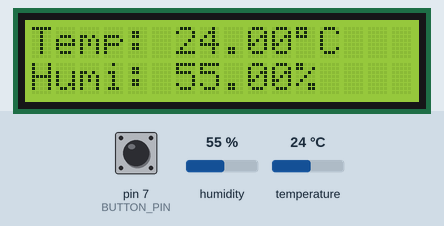
A sketch run on a simulated Arduino Uno, built with avr-gcc and run on an emulated ATmega328P. On the bench: 16×2 character LCD. Inputs (shaded band) come from the test bench; at power-on: pin 7 (BUTTON_PIN) HIGH, humidity 55 %, temperature 24 °C.

Above: at 1.2 s.
1.3 s: pin 7 (BUTTON_PIN) pulled LOW for 0.65 s
At 3.3 s:
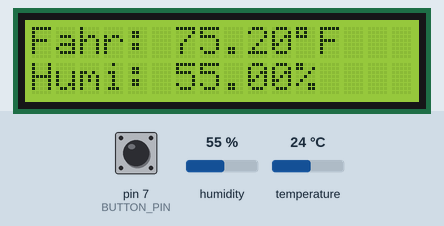
3.7 s: humidity set to 22 %
At 6.0 s:
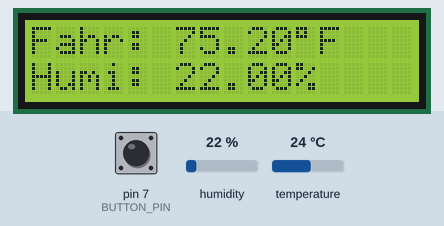
6.3 s: temperature set to 12 °C
At 7.9 s:
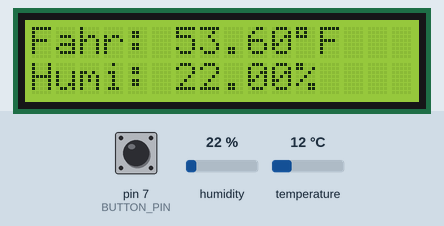
8.5 s: pin 7 (BUTTON_PIN) pulled LOW for 1 s
At 9.7 s:
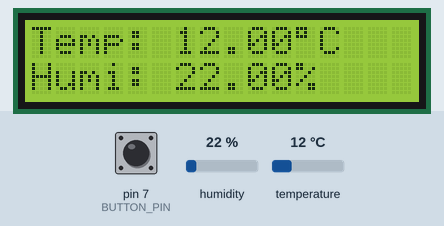
11.0 s: humidity set to 40 %
At 12.5 s:
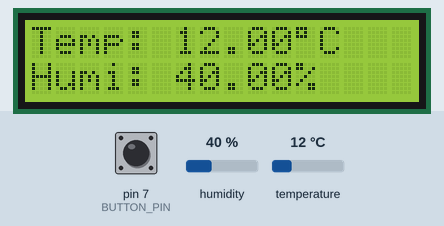
12.8 s: temperature set to 19 °C
At 14.3 s:
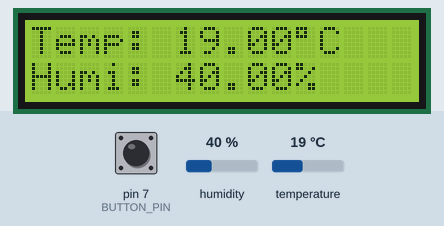
Timing chart, 0 to 15.8 s (numbered marks = the images above; inputs shaded):
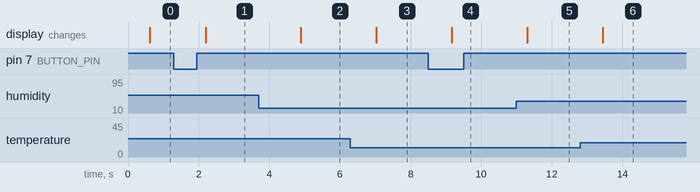

The sketch:

Chapter_5_Button_Control_LCD1602_Temperatue.ino
```cpp
#include <LiquidCrystal_I2C.h>
#include "DHT.h"
#define DHT11_PIN 2        // Define the pin used to connect the sensor
#define DHTTYPE DHT11      // Define the type of the sensor
const int BUTTON_PIN = 7;  // the number of the pushbutton pin

LiquidCrystal_I2C lcd(0x27, 16, 2);  // I2C address 0x27, 16 column and 2 rows
DHT dht11(DHT11_PIN, DHT11);         // Create a DHT object

int lastButtonState = 0;     // the previous state of button
int currentButtonState = 0;  // the current state of button
int state = 0;

void setup() {
  dht11.begin();                      // initialize the sensor
  pinMode(BUTTON_PIN, INPUT_PULLUP);  // set arduino pin to input pull-up mode
  lcd.init();       // initialize the lcd
  lcd.clear();      // clear the LCD display
  lcd.backlight();  // Make sure backlight is on
  currentButtonState = digitalRead(BUTTON_PIN);
}

void loop() {
  delay(500);                 //Refresh the temperature and humidity data every 0.5s
  lastButtonState = currentButtonState;          // save the last state
  currentButtonState = digitalRead(BUTTON_PIN);  // read new state

  // read humidity
  float humi = dht11.readHumidity();
  // read temperature as Celsius
  float tempC = dht11.readTemperature();
  // read temperature as Fahrenheit
  float tempF = dht11.readTemperature(true);

  if (isnan(humi) || isnan(tempC) || isnan(tempF)) {
    lcd.setCursor(0, 0);  //put "Failed" in LCD1602 (0,0)
    lcd.print("Failed");
  }
  if (state == 0) {
      display_tempC(tempC, humi);    //display temperature and humidity
    } else {
      display_tempF(tempF, humi);   //display Fahrenheit temperature and humidity
    }
  if (currentButtonState == 0 && lastButtonState == 1) {     //when the button is pushed
    state = !state;                       //change state and display another temperature
  }
}

void display_tempF(float temp, float humi) {
  lcd.clear();          //clear the last display, and update the LCDdisplay
  lcd.setCursor(0, 0);  // start to print at the first row
  lcd.print("Fahr: ");
  lcd.print(temp);       // print the Fahrenheit temperature °F
  lcd.print((char)223);  // print ° character
  lcd.print("F");

  lcd.setCursor(0, 1);  // start to print at the second row
  lcd.print("Humi: ");
  lcd.print(humi);  // print the humidity
  lcd.print("%");
}
void display_tempC(float temp, float humi) {
  lcd.clear();           //clear the last display, and update the LCDdisplay
  lcd.setCursor(0, 0);  // start to print at the first row
  lcd.print("Temp: ");
  lcd.print(temp);       // print the temperature °C
  lcd.print((char)223);  // print ° character
  lcd.print("C");

  lcd.setCursor(0, 1);  // start to print at the second row
  lcd.print("Humi: ");
  lcd.print(humi);  // print the humidity
  lcd.print("%");
}
```

Measured:
- after the input at 1.3 s, the display: changes after 0.90 s (image 1)
- after the input at 3.7 s, the display: changes after 1.2 s (image 2)
- after the input at 6.3 s, the display: changes after 0.73 s (image 3)
- after the input at 8.5 s, the display: changes after 0.67 s (image 4)
- after the input at 11.0 s, the display: changes after 0.30 s (image 5)
- after the input at 12.8 s, the display: changes after 0.64 s (image 6)
